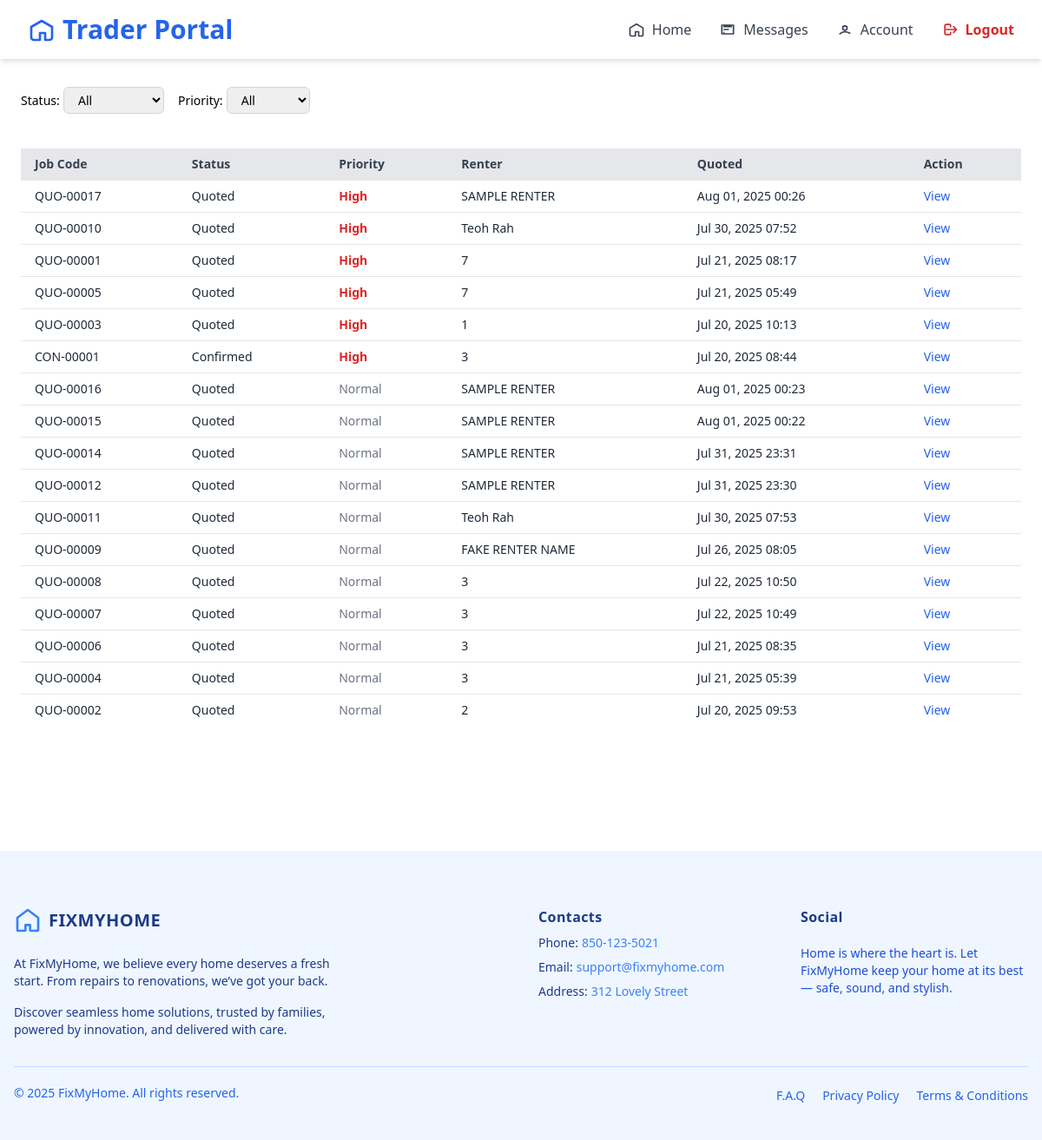
/trader/jobs/ (signed in), run on an earlier commit of the app's database.
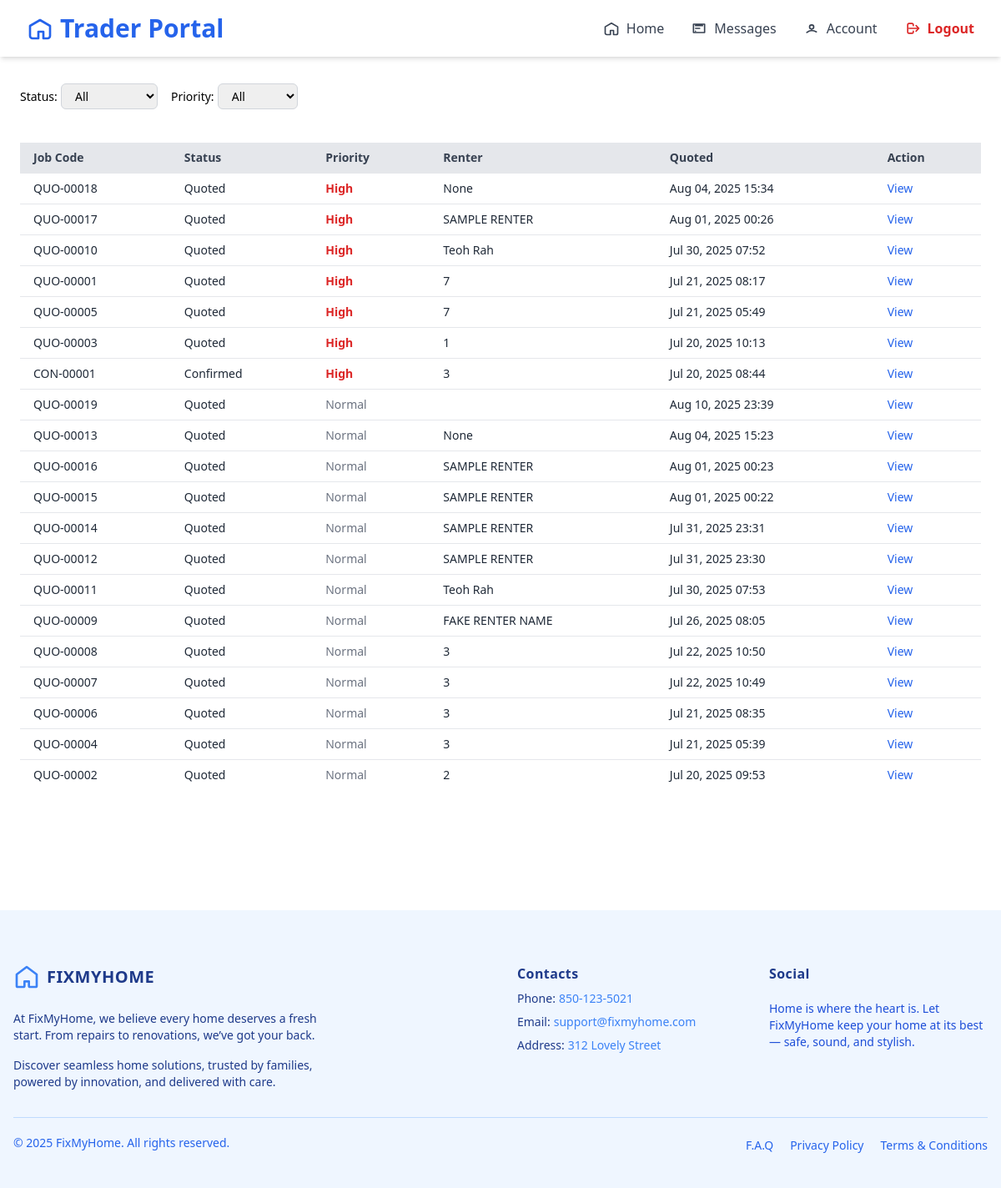
And on a later commit of the database.
### trader/models/jobs.py (models this page shows, shortened)
class Jobs(models.Model):
    agent = models.ForeignKey(AgentRegister, on_delete=models.CASCADE, related_name='jobs_agent')
    trader = models.ForeignKey(TraderRegistration, on_delete=models.SET_NULL, null=True, blank=True, related_name='jobs_trader')
    property = models.ForeignKey(Property, on_delete=models.SET_NULL, null=True, blank=True, related_name='jobs_property')
    STATUS_CHOICES = [
        ('quoted', 'Quoted'),
        ('confirmed', 'Confirmed'),
        ('approved', 'Approved'),
        ('scheduled', 'Scheduled'),
    ]
    address = models.TextField(blank=True, null=True)
    category = models.ForeignKey(Services, on_delete=models.SET_NULL, null=True, blank=True, related_name='category_services')
    renter = models.CharField(max_length=100, null=True, blank=True)
    priority = models.BooleanField(default=False)  # True = High Priority
    job_code = models.CharField(max_length=20, unique=True)
    notes = models.TextField()
    status = models.CharField(max_length=20, choices=STATUS_CHOICES, default='quoted')
    quoted_at = models.DateTimeField(default=timezone.now)
    confirmed_at = models.DateTimeField(null=True, blank=True)
    approved_at = models.DateTimeField(null=True, blank=True)
    scheduled_at = models.DateTimeField(null=True, blank=True)
    is_active = models.BooleanField(null=True, blank=True, default=True)

### trader/views.py (the view)
# urls.py: path('jobs/', views.JobListView.as_view(), name='job_list'),
@method_decorator(login_required, name='dispatch')
class JobListView(ListView):
    model = Jobs
    template_name = 'components/home/job_list.html'
    context_object_name = 'jobs'
    def get_queryset(self):
        queryset = super().get_queryset()
        status = self.request.GET.get('status')
        priority = self.request.GET.get('priority')  # 'true' or 'false'
        if status:
            queryset = queryset.filter(status=status)
        if priority == 'true':
            queryset = queryset.filter(priority=True)
        elif priority == 'false':
            queryset = queryset.filter(priority=False)
        return queryset.order_by('-priority', '-quoted_at')
    def get_context_data(self, **kwargs):
        context = super().get_context_data(**kwargs)
        context['selected_status'] = self.request.GET.get('status', '')
        context['selected_priority'] = self.request.GET.get('priority', '')
        context['status_options'] = dict(Jobs._meta.get_field('status').choices)
        return context

### trader/templates/components/home/job_list.html (shortened to what this page needs)
{% extends "baseTrader.html" %}
{% block content %}
{% include 'components/home/navigatorBase.html' %}
<main class="max-w-7xl mx-auto px-6 py-8 space-y-10">
    <form method="get" class="mb-4 flex flex-wrap gap-4 items-center">
        <div>
            <label for="status" class="text-sm font-medium">Status:</label>
            <select name="status" id="status" onchange="this.form.submit()"
                    class="border border-gray-300 rounded-md px-3 py-1 text-sm">
            <option value="">All</option>
            </select>
        </div>
        <div>
            <label for="priority" class="text-sm font-medium">Priority:</label>
            <select name="priority" id="priority" onchange="this.form.submit()"
                    class="border border-gray-300 rounded-md px-3 py-1 text-sm">
                <option value="">All</option>
            </select>
        </div>
    </form>
    <table class="min-w-full table-auto">
        <thead class="bg-gray-200 text-gray-700 text-sm">
            <tr>
                <th class="px-4 py-2 text-left">Job Code</th>
                <th class="px-4 py-2 text-left">Status</th>
                <th class="px-4 py-2 text-left">Priority</th>
                <th class="px-4 py-2 text-left">Renter</th>
                <th class="px-4 py-2 text-left">Quoted</th>
                <th class="px-4 py-2 text-left">Action</th>
            </tr>
        </thead>
        <tbody class="text-sm text-gray-800">
            {% for job in jobs %}
            <tr class="border-t hover:bg-gray-50">
                <td class="px-4 py-2">{{ job.job_code }}</td>
                <td class="px-4 py-2 capitalize">{{ job.get_status_display }}</td>
                <td class="px-4 py-2">
                    {% if job.priority %}
                        <span class="text-red-600 font-semibold">High</span>
                    {% else %}
                        <span class="text-gray-500">Normal</span>
                    {% endif %}
                </td>
                <td class="px-4 py-2">{{ job.renter }}</td>
                <td class="px-4 py-2">{{ job.quoted_at|date:"M d, Y H:i" }}</td>
                <td class="px-4 py-2">
                    <a href="" class="text-blue-600 hover:underline">View</a>
                </td>
            </tr>
            {% empty %}
            <tr>
                <td colspan="6" class="text-center py-4">No jobs found.</td>
            </tr>
            {% endfor %}
        </tbody>
    </table>
</main>
{% include 'components/footerTrader.html' %}
{% endblock %}

What changed in the data, as far as the page shows it:
added Jobs: job_code "QUO-00018", status "Quoted", priority "High", renter "None", quoted_at "Aug 04, 2025 15:34"
added Jobs: job_code "QUO-00019", status "Quoted", priority "Normal", quoted_at "Aug 10, 2025 23:39"
added Jobs: job_code "QUO-00013", status "Quoted", priority "Normal", renter "None", quoted_at "Aug 04, 2025 15:23"
